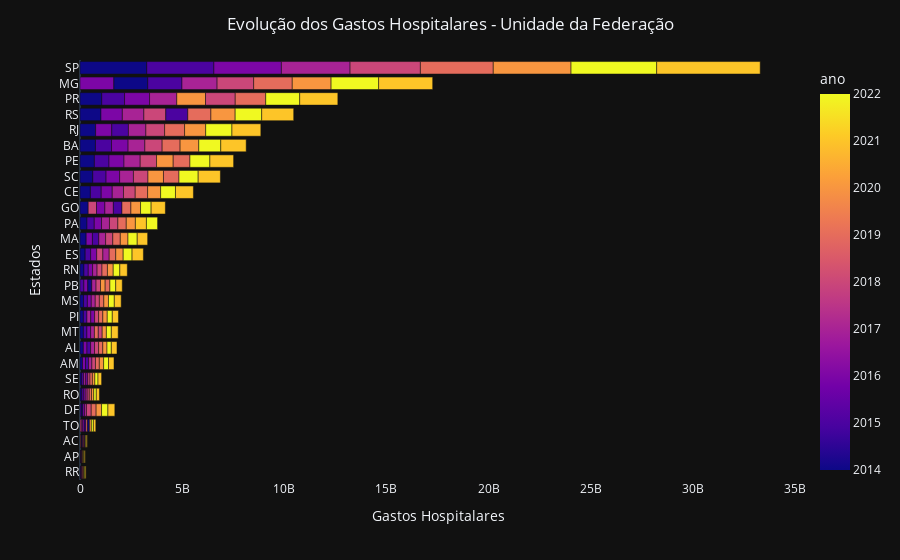

The notebook cell this image was saved under:
### Code cell
# coloquei esse no dashboard

df_sorted = df.sort_values(by='gastos', ascending=True)
# Criar o gráfico de barras horizontais
fig_barr_ano_uf_horizontal = px.bar(
    df_sorted, x='gastos', y='uf', color='ano', template='plotly_dark').update_layout(
        barmode='relative', title='Evolução dos Gastos Hospitalares - Unidade da Federação', title_x=0.5).update_layout(
            legend_title_text='Ano').update_xaxes(
                title='Gastos Hospitalares', showgrid=False).update_yaxes(
                    title='Estados', showgrid=False)

fig_barr_ano_uf_horizontal.show()

### Figure 1 — Plotly figure (JSON) as saved in the notebook; plotly's stock layout.template omitted (floating-point values rounded to 4 significant figures; data arrays with more than 128 entries replaced by an {"elided": "..."} marker saying what was removed)
{"data": [{"alignmentgroup": "True", "hovertemplate": "gastos=%{x}<br>uf=%{y}<br>ano=%{marker.color}<extra></extra>", "legendgroup": "", "marker": {"color": {"elided": "243 int values"}, "coloraxis": "coloraxis", "pattern": {"shape": ""}}, "name": "", "offsetgroup": "", "orientation": "h", "showlegend": false, "textposition": "auto", "type": "bar", "x": {"elided": "243 float values"}, "xaxis": "x", "y": {"elided": "243 str values"}, "yaxis": "y"}], "layout": {"barmode": "relative", "coloraxis": {"colorbar": {"title": {"text": "ano"}}, "colorscale": [[0, "#0d0887"], [0.1111, "#46039f"], [0.2222, "#7201a8"], [0.3333, "#9c179e"], [0.4444, "#bd3786"], [0.5556, "#d8576b"], [0.6667, "#ed7953"], [0.7778, "#fb9f3a"], [0.8889, "#fdca26"], [1, "#f0f921"]]}, "legend": {"title": {"text": "Ano"}, "tracegroupgap": 0}, "margin": {"t": 60}, "title": {"text": "Evolução dos Gastos Hospitalares - Unidade da Federação", "x": 0.5}, "xaxis": {"anchor": "y", "domain": [0, 1], "showgrid": false, "title": {"text": "Gastos Hospitalares"}}, "yaxis": {"anchor": "x", "domain": [0, 1], "showgrid": false, "title": {"text": "Estados"}}}}
